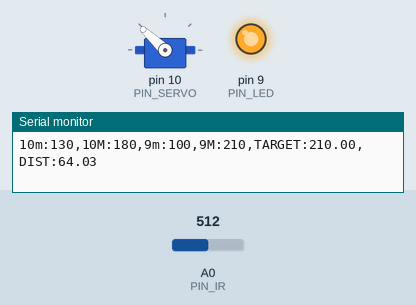
Simulated run of this sketch. Board: Arduino Uno, built with avr-gcc and run on an emulated ATmega328P. On the bench: servo, output pins drawn as LEDs (lit = HIGH), the last lines printed to the serial monitor. The test bench sets the inputs (shaded band); at power-on: A0 (PIN_IR) = 512.

Above: at 1.2 s.
1.3 s: A0 (PIN_IR) set to 716
At 2.2 s:
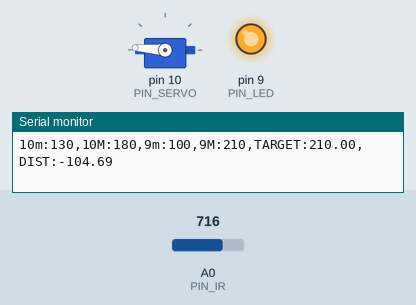
2.8 s: A0 (PIN_IR) set to 200
At 3.2 s:
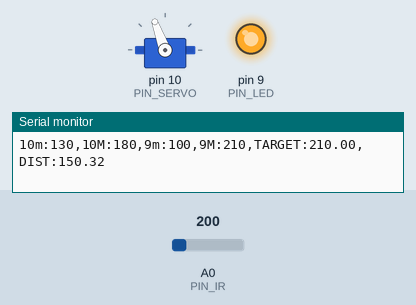
4.4 s: A0 (PIN_IR) set to 122
At 5.3 s:
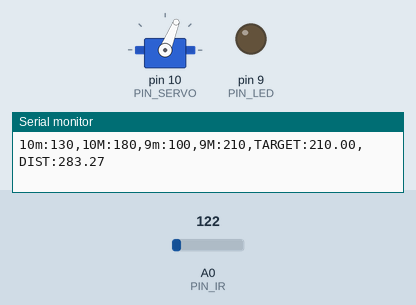
5.9 s: A0 (PIN_IR) set to 220
At 6.4 s:
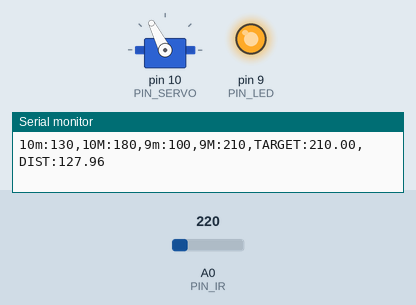
7.4 s: A0 (PIN_IR) set to 0
At 8.6 s:
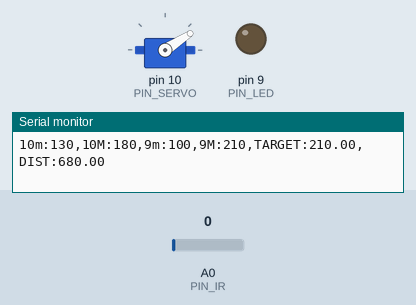
9.0 s: A0 (PIN_IR) set to 306
At 10.5 s:
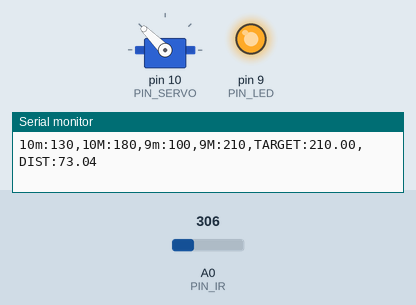
Timing chart, 0 to 11.6 s (numbered marks = the images above; inputs shaded):
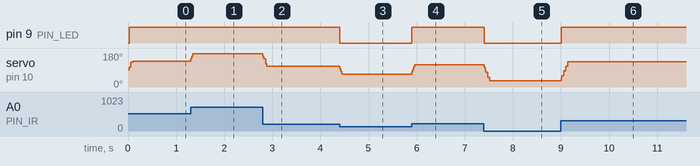

Measured:
- after the input at 1.3 s, servo on pin 10 (PIN_SERVO): 137° → 176° at once
- after the input at 2.8 s, servo on pin 10 (PIN_SERVO): 176° → 110° at once
- after the input at 4.4 s, pin 9 (PIN_LED): HIGH → LOW at once; servo on pin 10 (PIN_SERVO): 110° → 68° at once
- after the input at 5.9 s, pin 9 (PIN_LED): LOW → HIGH at once; servo on pin 10 (PIN_SERVO): 68° → 117° at once
- after the input at 7.4 s, pin 9 (PIN_LED): HIGH → LOW at once; servo on pin 10 (PIN_SERVO): 117° → 33° at once
- after the input at 9.0 s, pin 9 (PIN_LED): LOW → HIGH at once; servo on pin 10 (PIN_SERVO): 33° → 135° at once

The sketch:

23_pid_P_only.ino
```cpp
#include <Servo.h>

// Arduino pin assignment
#define PIN_LED 9
#define PIN_SERVO 10
#define PIN_IR A0
#define PIN_VAR A3

// Event interval parameters
#define _INTERVAL_DIST    20 // distance sensor interval (unit: ms)
#define _INTERVAL_SERVO   20 // servo interval (unit: ms)
#define _INTERVAL_SERIAL  20 // serial interval (unit: ms)

// EMA filter configuration for the IR distance sensor
#define _EMA_ALPHA 0.2      // EMA weight of new sample (range: 0 to 1)
                          // Setting EMA to 1 effectively disables EMA filter.

// Servo adjustment
#define _DUTY_NEU 1480  // Servo angle: 0 degree
#define _DUTY_MAX 2360  // Servo angle: D degree
#define _DUTY_MIN 880   // Servo angle: E degree
#define _SERVO_ANGLE_DIFF 110 // Replace with |D - E| degree
#define _SERVO_SPEED 500 // servo speed limit (unit: degree/second)

// PID parameters
#define _KP_PLUS 3.30 // proportional gain
#define _KP_MINUS 3.25 // proportional gain
//#define _KI 0 // derivative gain
//#define _KD 0 // integral gain

// global variables
float dist_filtered, dist_ema, dist_target; // unit: mm

Servo myservo;

int duty_change_per_interval; // maximum duty difference per interval
int duty_target;    // Target duty
int duty_curr;      // Current duty

unsigned long last_sampling_time_dist;   // unit: msec
unsigned long last_sampling_time_servo;  // unit: msec
unsigned long last_sampling_time_serial; // unit: msec

bool event_dist, event_servo, event_serial; // event triggered?

float error_curr, error_prev, control, pterm, dterm, iterm; // PID control variables

void setup()
{
  // initialize GPIO pins
  pinMode(PIN_LED,OUTPUT);
  myservo.attach(PIN_SERVO);
  duty_target = duty_curr = _DUTY_NEU;
  myservo.writeMicroseconds(duty_curr);

  // convert angular speed into duty change per interval.
  duty_change_per_interval =
    (_DUTY_MAX - _DUTY_MIN) * (_SERVO_SPEED / (float) _SERVO_ANGLE_DIFF) * (_INTERVAL_SERVO / 1000.0);

  // initialize serial port
  Serial.begin(1000000);

  // Set a target distance
  dist_target = 210; // the center of the rail (unit: mm)

}

void loop()
{
  unsigned long time_curr = millis();

  // wait until next event time
  if (time_curr >= (last_sampling_time_dist + _INTERVAL_DIST)) {
        last_sampling_time_dist += _INTERVAL_DIST;
        event_dist = true;
  }
  if (time_curr >= (last_sampling_time_servo + _INTERVAL_SERVO)) {
        last_sampling_time_servo += _INTERVAL_SERVO;
        event_servo = true;
  }
  if (time_curr >= (last_sampling_time_serial + _INTERVAL_SERIAL)) {
        last_sampling_time_serial += _INTERVAL_SERIAL;
        event_serial = true;
  }

  if(event_dist) {
    event_dist = false;

    // Get a distance reading from the distance sensor
    dist_filtered = volt_to_distance(ir_sensor_filtered(6, 0.5));
    dist_ema = _EMA_ALPHA * dist_ema + (1.0 - _EMA_ALPHA) * dist_filtered;

    // Update PID control variables
    error_curr = dist_target - dist_ema;
    pterm = ((error_curr > 0) ? _KP_PLUS : _KP_MINUS) * error_curr;
    control = pterm;
    duty_target = _DUTY_NEU + control;

    if(error_curr > 0) digitalWrite(PIN_LED, 1);
    else digitalWrite(PIN_LED, 0);
  }

  if(event_servo) {
    event_servo = false;

    // adjust duty_curr toward duty_target by duty_change_per_interval
    if (duty_target > duty_curr) {
      duty_curr += duty_change_per_interval;
      if (duty_curr > duty_target)
          duty_curr = duty_target;
    } else {
      duty_curr -= duty_change_per_interval;
      if (duty_curr < duty_target)
        duty_curr = duty_target;
    }
    // update servo position
    if(duty_curr > _DUTY_MAX) duty_curr = _DUTY_MAX; // for servo arm protection
    if(duty_curr < _DUTY_MIN) duty_curr = _DUTY_MIN;
    myservo.writeMicroseconds(duty_curr);
  }

  if(event_serial) {
    event_serial = false;

    // use for debugging
    if(0) {
      Serial.print(",ERROR:"); Serial.print(error_curr);
      Serial.print(",pterm:"); Serial.print(pterm);
     Serial.print(",duty_target:"); Serial.print(duty_target);
     Serial.print(",duty_curr:"); Serial.print(duty_curr);
    }
    // For evaluation
    Serial.print("10m:130,10M:180,9m:100,9M:210,TARGET:");
    Serial.print(dist_target);
    Serial.print(",DIST:"), Serial.println(dist_ema);
  }
}

float volt_to_distance(int a_value)
{
  return  680 + (-4.39) * a_value + 0.0103* a_value * a_value + (-7.96E-06) * a_value * a_value * a_value; // Replace this with the equation obtained from nonlinear regression analysis
}

unsigned int ir_sensor_filtered(unsigned int n, float position)
{
  // Eliminate spiky noise of an IR distance sensor by repeating measurement and taking a middle value
  // n: number of measurement repetition
  // position: the percentile of the sample to be taken (0.0 <= position <= 1.0)

  // The output of Sharp infrared sensor includes lots of spiky noise.
  // To eliminate such a spike, ir_sensor_filtered() performs the following two steps:
  // Step 1. Repeat measurement n times and collect n * position smallest samples, where 0 <= postion <= 1.
  // Step 2. Return the largest sample among the collected ones.

  unsigned int *ir_val, tmp, ret_idx, ret_val;
  unsigned int start_time;

  ret_idx = (unsigned int) ceil(n * position);

  // Step 1. Repeat measurement n times and collect n * position smallest samples.
  // Note: simple implementation requires an array of n elements to store n samples.
  // Instead, we can save memory by allocating an array of (n * position + 1) elements.

  ir_val = (unsigned int*) malloc(sizeof(unsigned int) * (ret_idx + 2));
  ir_val[0] = analogRead(PIN_IR);

  for (int i = 1; i < n; i++) {
    int j;
    if(i < ret_idx + 1) {
      ir_val[i] = analogRead(PIN_IR);
      j = i - 1;
    }
    else {
      ir_val[ret_idx + 1] = analogRead(PIN_IR);
      j = ret_idx;
    }

    for( ; j >= 0; j--) {
      if(ir_val[j] > ir_val[j+1]) {
        tmp = ir_val[j];
        ir_val[j] = ir_val[j+1];
        ir_val[j+1] = tmp;
      }
    }
  }

  // Step 2. Return the largest sample among the collected ones.
  if(position > 0.0) ret_val = ir_val[ret_idx];
  else ret_val = ir_val[0];

  free(ir_val);

  return ret_val;
}
```
